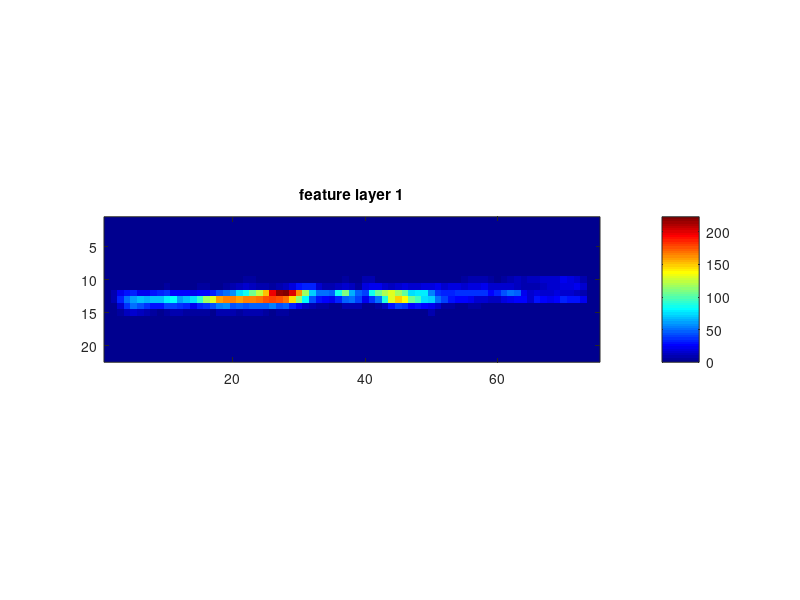
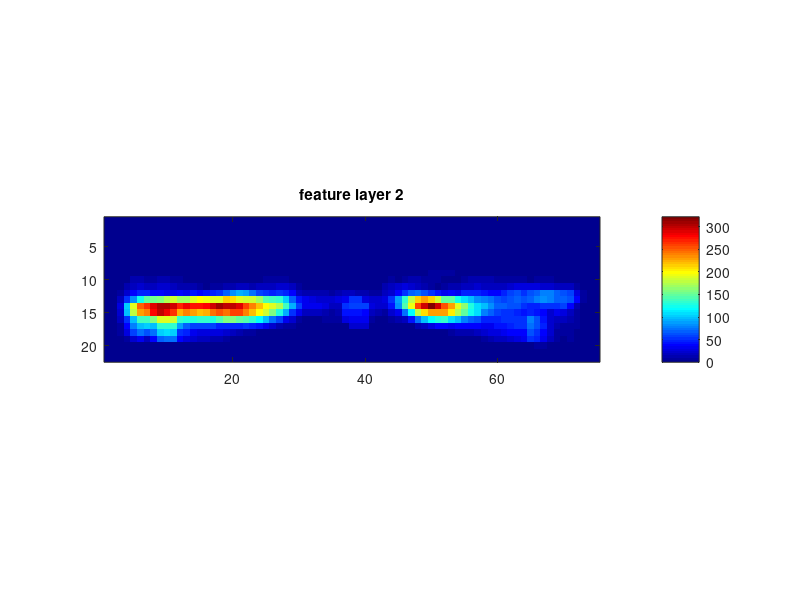
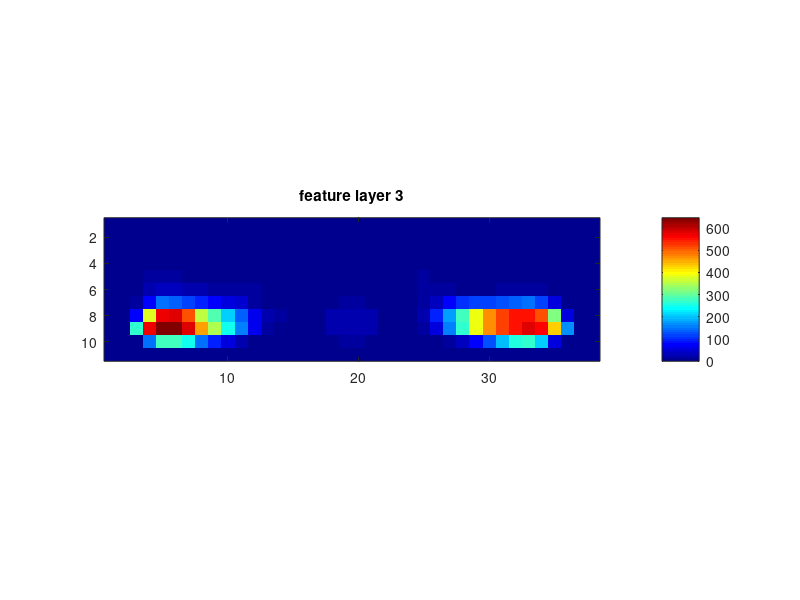
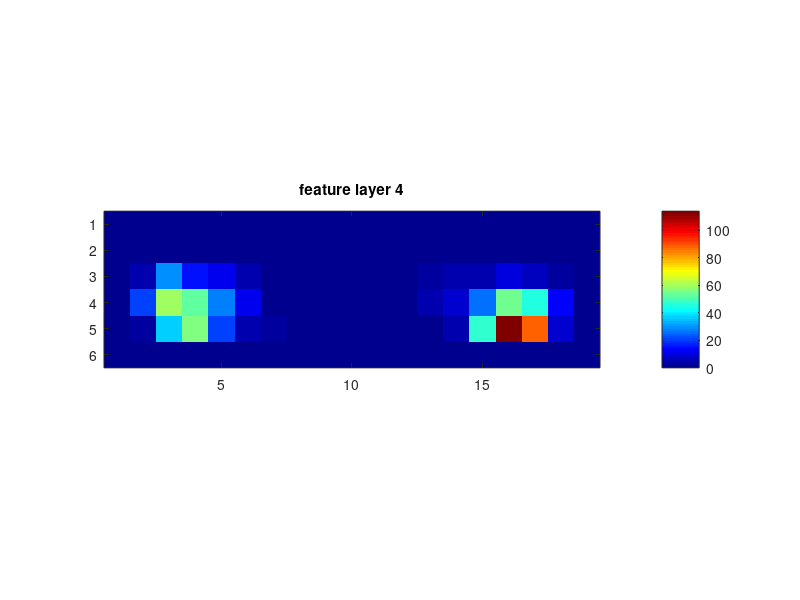

The MATLAB source for these figures, in order:
clc; clear; close all;
disp('===== Parsing <anchors>.txt and generate statistical results =====');

threshold = 0.5;
num_anchors = 19852;
anchors_dir = './anchors/';
activated_anchors = zeros(num_anchors, 1);
files = dir(strcat(anchors_dir, '*.txt'));
imagenum = 32;  % number of the image
feature_map_height = [22 22 11 6 3 2];
feature_map_width = [75 75 38 19 10 5];
anchors_per_location = [4 6 6 6 4 4];

mode = 0;   % 0 - parse anchors, 1 - demo

% demo mode, show valid anchors, only parse one file
if mode == 1
    filename = sprintf('%06d.txt',imagenum);
    anchor_file = strcat(anchors_dir, filename);
    f = fopen(anchor_file);             
    anchors = textscan(f,'%f %f %f %f %f %f %f', 'delimiter', ',');
    fclose(f);
    index = anchors{1,1};
    cls_id = anchors{1,2};
    score = anchors{1,3};
    ax = anchors{1,4};
    ay = anchors{1,5};
    aw = anchors{1,6};
    ah = anchors{1,7};

    % get valid anchors
    valid_index = index(score > threshold);     % find anchors with score > threshold
    valid_index = valid_index + 1;              % change from 0-indexed to 1-indexed (range from 1 to #anchors)
    activated_anchors(valid_index) = activated_anchors(valid_index) + 1;
    valid_x = ax(valid_index);
    valid_y = ay(valid_index);
    valid_w = aw(valid_index);
    valid_h = ah(valid_index);
    valid_score = score(valid_index);
    
    % load image
    root_dir = '../../data/kitti/data_object_image_2';
    data_set = 'training';
    cam = 2;
    image_dir = fullfile(root_dir,[data_set '/image_' num2str(cam)]);
    img = imread(sprintf('%s/%06d.png',image_dir,imagenum));
    height = size(img, 1);
    width = size(img, 2);
    center_x = round(valid_x .* width);
    center_y = round(valid_y .* height);
    ww = round(valid_w .* width ./ 2);
    hh = round(valid_h .* height ./ 2);
    
    imshow(img);hold on;
    for i = 1:size(valid_index,1)
        pos = [center_x-ww, center_y-hh, 2*ww, 2*hh];
        rect = rectangle('Position', pos(i,:), 'EdgeColor', 'g', 'LineWidth', 2);
        label_text = sprintf('%.2f', valid_score(i));
        txt = text(center_x(i),center_y(i)-hh(i)-6,label_text,'color','g',...
            'BackgroundColor','k','HorizontalAlignment','center',...
            'VerticalAlignment','bottom','FontWeight','bold',...
            'FontSize',8);
        pause(0.2);
        delete(rect); delete(txt);
    end
    
    return
end

% get frequences of activated anchors
if exist('activated_anchors.mat', 'file') == 2
    load('activated_anchors.mat');
else
    counter = 0;
    for file = files'
        if mod(counter, 50) == 0
            sprintf('Processing %d files...', counter+1)
        end
        anchor_file = strcat(anchors_dir, file.name);
        f = fopen(anchor_file);             
        anchors = textscan(f,'%f %f %f %f %f %f %f', 'delimiter', ',');
        fclose(f);
        index = anchors{1,1};
        cls_id = anchors{1,2};
        score = anchors{1,3};
        ax = anchors{1,4};
        ay = anchors{1,5};
        aw = anchors{1,6};
        ah = anchors{1,7};

        valid_index = index(score > threshold);     % find anchors with score > threshold
        valid_index = valid_index + 1;              % change from 0-indexed to 1-indexed (range from 1 to #anchors)
        activated_anchors(valid_index) = activated_anchors(valid_index) + 1;
        counter = counter + 1;
    end
    save('activated_anchors.mat', 'activated_anchors');
end

% generate heatmap
i = 1;
freq_map = cell(1,6);
for scale_ind = 1:size(feature_map_height, 2)
    feature_h = feature_map_height(scale_ind);
    feature_w = feature_map_width(scale_ind);
    freq_map{1,scale_ind} = zeros(feature_h, feature_w);
    anchs_per_loc = anchors_per_location(scale_ind);
    for r = 1:feature_h
        for c = 1:feature_w
            for a = 1:anchs_per_loc
                freq_map{1,scale_ind}(r,c) = freq_map{1,scale_ind}(r,c) + activated_anchors(i);
                i = i + 1;
            end
        end
    end
end

for scale_ind = 1:size(feature_map_height, 2)
    figure;
    colormap('jet');
    imagesc(freq_map{1,scale_ind});
    daspect([1 1 1]);
    colorbar;
    title(sprintf('feature layer %d', scale_ind));
end

